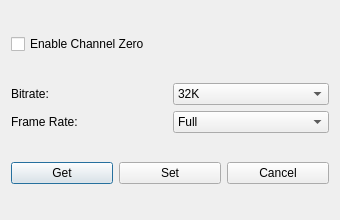
<?xml version="1.0" encoding="UTF-8"?>
<ui version="4.0">
 <class>ZeroChanConfigClass</class>
 <widget class="QDialog" name="ZeroChanConfigClass">
  <property name="geometry">
   <rect>
    <x>0</x>
    <y>0</y>
    <width>340</width>
    <height>220</height>
   </rect>
  </property>
  <property name="windowTitle">
   <string>Channel Zero Configuration</string>
  </property>
  <layout class="QVBoxLayout" name="verticalLayout">
   <item>
    <widget class="QCheckBox" name="checkBox_enable">
     <property name="text">
      <string>Enable Channel Zero</string>
     </property>
    </widget>
   </item>
   <item>
    <layout class="QGridLayout" name="gridLayout">
     <item row="0" column="0">
      <widget class="QLabel" name="label_bitrate">
       <property name="text">
        <string>Bitrate:</string>
       </property>
      </widget>
     </item>
     <item row="0" column="1">
      <widget class="QComboBox" name="comboBox_bitrate">
       <item><property name="text"><string>32K</string></property></item>
       <item><property name="text"><string>48K</string></property></item>
       <item><property name="text"><string>64K</string></property></item>
       <item><property name="text"><string>80K</string></property></item>
       <item><property name="text"><string>96K</string></property></item>
       <item><property name="text"><string>128K</string></property></item>
       <item><property name="text"><string>160K</string></property></item>
       <item><property name="text"><string>192K</string></property></item>
       <item><property name="text"><string>224K</string></property></item>
       <item><property name="text"><string>256K</string></property></item>
       <item><property name="text"><string>320K</string></property></item>
       <item><property name="text"><string>384K</string></property></item>
       <item><property name="text"><string>448K</string></property></item>
       <item><property name="text"><string>512K</string></property></item>
       <item><property name="text"><string>640K</string></property></item>
       <item><property name="text"><string>768K</string></property></item>
       <item><property name="text"><string>896K</string></property></item>
       <item><property name="text"><string>1024K</string></property></item>
       <item><property name="text"><string>1280K</string></property></item>
       <item><property name="text"><string>1536K</string></property></item>
       <item><property name="text"><string>1792K</string></property></item>
       <item><property name="text"><string>2048K</string></property></item>
      </widget>
     </item>
     <item row="1" column="0">
      <widget class="QLabel" name="label_framerate">
       <property name="text">
        <string>Frame Rate:</string>
       </property>
      </widget>
     </item>
     <item row="1" column="1">
      <widget class="QComboBox" name="comboBox_framerate">
       <item><property name="text"><string>Full</string></property></item>
       <item><property name="text"><string>1/16</string></property></item>
       <item><property name="text"><string>1/8</string></property></item>
       <item><property name="text"><string>1/4</string></property></item>
       <item><property name="text"><string>1/2</string></property></item>
       <item><property name="text"><string>1 fps</string></property></item>
       <item><property name="text"><string>2 fps</string></property></item>
       <item><property name="text"><string>4 fps</string></property></item>
       <item><property name="text"><string>6 fps</string></property></item>
       <item><property name="text"><string>8 fps</string></property></item>
       <item><property name="text"><string>10 fps</string></property></item>
       <item><property name="text"><string>12 fps</string></property></item>
       <item><property name="text"><string>16 fps</string></property></item>
       <item><property name="text"><string>20 fps</string></property></item>
       <item><property name="text"><string>15 fps</string></property></item>
       <item><property name="text"><string>18 fps</string></property></item>
       <item><property name="text"><string>22 fps</string></property></item>
      </widget>
     </item>
    </layout>
   </item>
   <item>
    <layout class="QHBoxLayout" name="horizontalLayout">
     <item>
      <widget class="QPushButton" name="pushButton_get">
       <property name="text">
        <string>Get</string>
       </property>
      </widget>
     </item>
     <item>
      <widget class="QPushButton" name="pushButton_set">
       <property name="text">
        <string>Set</string>
       </property>
      </widget>
     </item>
     <item>
      <widget class="QPushButton" name="pushButton_cancel">
       <property name="text">
        <string>Cancel</string>
       </property>
      </widget>
     </item>
    </layout>
   </item>
  </layout>
 </widget>
 <resources/>
 <connections/>
</ui>
